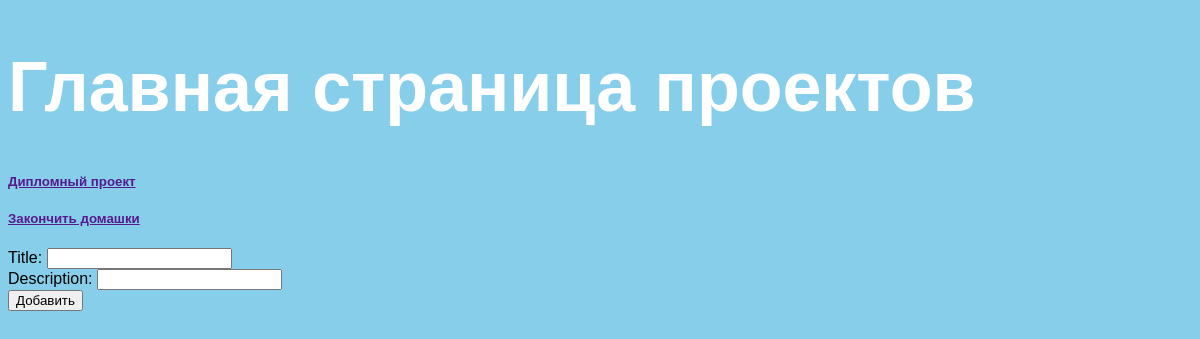
The app's page /project/, older data.
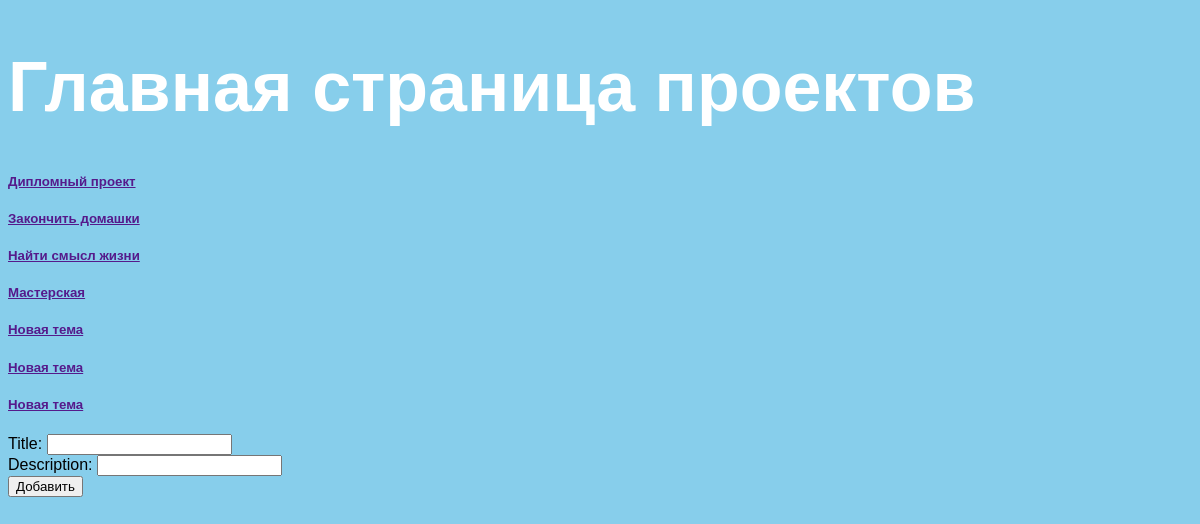
The same page, newer data.
### tasks/models.py (models this page shows, shortened)
class Project(models.Model):
    title = models.CharField(max_length=100)
    description = models.TextField(max_length=1000)
    creation_date = models.DateField(auto_now_add=True)
    def __str__(self):
        return self.title

### tasks/views.py (the view)
# urls.py: path('', views.hello_page),
def hello_page(request):
    if request.method == 'POST':
        Project.objects.create(title=request.POST.get('title'),
                               description=request.POST.get('description'))
        context = {
            'welcome_message': 'Главная страница проектов',
            'projects': Project.objects.all(),
            'form': ProjectForm(),
        }
        return render(request, 'tasks/projects.html', context)
    else:
        context = {
            'welcome_message': 'Главная страница проектов',
            'projects': Project.objects.all(),
            'form': ProjectForm(),
        }
        return render(request, 'tasks/projects.html', context)

### tasks/forms.py
class ProjectForm(forms.Form):
    title = forms.CharField(max_length=100, required=True)
    description = forms.CharField(max_length=1000, required=True)
    class Meta:
        model = Project

### templates/tasks/projects.html (shortened to what this page needs)
{% load static %}
<!DOCTYPE html>
<html lang="ru">
<head>
    <link rel="stylesheet" type="text/css" href="{% static 'css/style.css' %}">
</head>
<body>
    <h1>{{welcome_message}}</h1>
    {% for project in projects %}
    <h5><a href="">{{project}}</a></h5>
    {% endfor %}
    <form method="POST">
        <table>
            {{ form }}
        </table>
        <input type="submit" value="Добавить">
    </form>
</body>
</html>

### static/css/style.css (style rules this page uses)
body { font-family: Arial, Verdana, sans-serif; background-color: skyblue; }
body h1 { font-size: 70px; font-weight: 600; color: white; }

Row changes from the older to the newer data that the page shows:
added Project: title "Найти смысл жизни"
added Project: title "Мастерская"
added Project: title "Новая тема"
added Project: title "Новая тема"
added Project: title "Новая тема"
